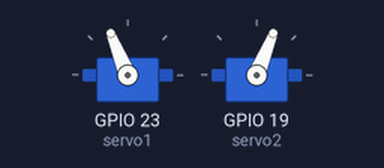
A program run on a simulated ESP32 board running MicroPython. On the bench: 2 × servo. Servo angles are drawn from the pulse width (0.5 ms = 0°, 2.5 ms = 180°).

Above: at 0.05 s.
At 3.0 s:
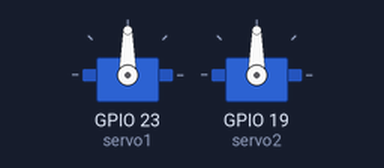
Timing chart, 0 to 6.9 s (numbered marks = the images above):
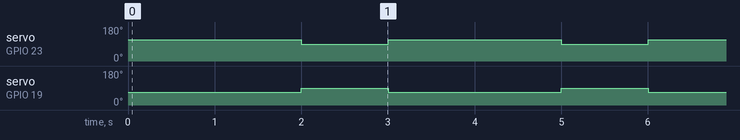

Measured:
- by itself, servo on GPIO 23 (servo1): alternates 112° for 2.0 s and 90° for 1.0 s
- by itself, servo on GPIO 19 (servo2): alternates 90° for 1.0 s and 68° for 2.0 s

The program:

continuousServo_two.py
```python
import machine
import time

# Initialize Servo 1 on Pin 23
servo1 = machine.PWM(machine.Pin(23))
servo1.freq(50)

# Initialize Servo 2 on Pin 19
servo2 = machine.PWM(machine.Pin(19))
servo2.freq(50)

def set_speed(servo_obj, speed):
    speed = max(-100, min(100, speed))
    # 1.5ms (1500000ns) is stop
    pulse_ns = int(1500000 + (speed / 100) * 500000)
    servo_obj.duty_ns(pulse_ns)

try:
    while True:
        # Move both in opposite directions
        set_speed(servo1, 50)
        set_speed(servo2, -50)
        time.sleep(2)

        # Stop both
        set_speed(servo1, 0)
        set_speed(servo2, 0)
        time.sleep(1)

except KeyboardInterrupt:
    servo1.deinit()
    servo2.deinit()
    print("Cleanup complete.")
```
